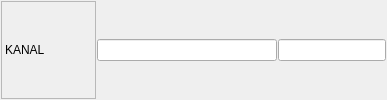
             <widget class="QFrame" name="frame_36">
              <property name="frameShape">
               <enum>QFrame::NoFrame</enum>
              </property>
              <property name="frameShadow">
               <enum>QFrame::Raised</enum>
              </property>
              <layout class="QHBoxLayout" name="horizontalLayout_24">
               <property name="spacing">
                <number>1</number>
               </property>
               <property name="leftMargin">
                <number>1</number>
               </property>
               <property name="topMargin">
                <number>1</number>
               </property>
               <property name="rightMargin">
                <number>1</number>
               </property>
               <property name="bottomMargin">
                <number>1</number>
               </property>
               <item>
                <widget class="QLabel" name="label_19">
                 <property name="minimumSize">
                  <size>
                   <width>95</width>
                   <height>0</height>
                  </size>
                 </property>
                 <property name="frameShape">
                  <enum>QFrame::StyledPanel</enum>
                 </property>
                 <property name="text">
                  <string>KANAL</string>
                 </property>
                </widget>
               </item>
               <item>
                <widget class="QLineEdit" name="txtKanal">
                 <property name="sizePolicy">
                  <sizepolicy hsizetype="Preferred" vsizetype="Fixed">
                   <horstretch>0</horstretch>
                   <verstretch>0</verstretch>
                  </sizepolicy>
                 </property>
                 <property name="minimumSize">
                  <size>
                   <width>180</width>
                   <height>0</height>
                  </size>
                 </property>
                 <property name="maximumSize">
                  <size>
                   <width>180</width>
                   <height>16777215</height>
                  </size>
                 </property>
                 <property name="font">
                  <font>
                   <weight>50</weight>
                   <bold>false</bold>
                  </font>
                 </property>
                </widget>
               </item>
               <item>
                <widget class="QLineEdit" name="txtKanalNaziv">
                 <property name="font">
                  <font>
                   <weight>50</weight>
                   <bold>false</bold>
                  </font>
                 </property>
                </widget>
               </item>
              </layout>
             </widget>
